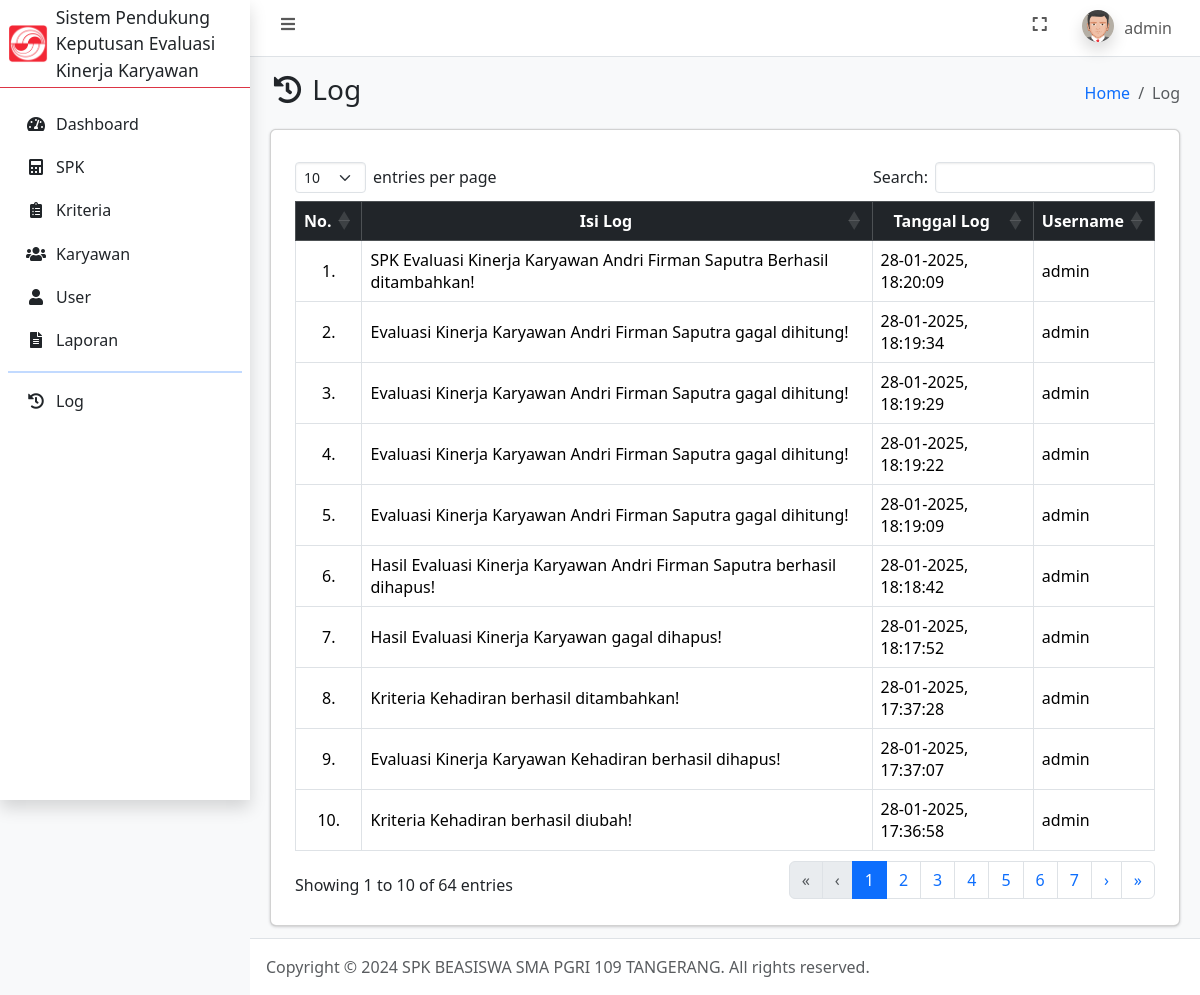
The app's page /log.php (signed in) with its own data.
### tables this page shows
CREATE TABLE `user` (
  `id_user` int(11) NOT NULL,
  `username` varchar(100) NOT NULL,
  `password` varchar(255) NOT NULL,
  `jabatan` enum('admin','petugas') NOT NULL,
  `nama` varchar(100) NOT NULL,
  `foto` text NOT NULL,
  `dibuat_pada` timestamp NOT NULL DEFAULT current_timestamp()
);

CREATE TABLE `log` (
  `id_log` int(11) NOT NULL,
  `isi_log` text NOT NULL,
  `tgl_log` timestamp NOT NULL DEFAULT current_timestamp(),
  `id_user` int(11) NOT NULL
);

### connection.php (called while the page is built, shortened)
<?php
	$host = 'localhost';
	$user = 'root';
	$pass = '';
	$database = 'spk_evaluasi_kinerja_karyawan';
	$conn = mysqli_connect($host, $user, $pass, $database);
    if (isset($_SESSION['id_user'])) {
    	$id_user = $_SESSION['id_user'];
		$dataUser = mysqli_fetch_assoc(mysqli_query($conn, "SELECT * FROM user WHERE id_user = $id_user"));
	}
?>

### log.php (the view, shortened to what this page needs)
<?php
    require_once 'connection.php';
    $log = mysqli_query($conn, "SELECT * FROM log LEFT JOIN user ON log.id_user = user.id_user ORDER BY tgl_log DESC");
?>
<!DOCTYPE html>
<html lang="en">
<head>
    <?php include_once 'include/head.php'; ?>
</head>
<body class="layout-fixed sidebar-expand-lg bg-body-tertiary">
    <div class="app-wrapper">
        <?php include_once 'include/navbar.php'; ?>
        <?php include_once 'include/sidebar.php'; ?>
        <main class="app-main">
            <div class="app-content-header">
                <div class="container-fluid">
                    <div class="row">
                        <div class="col-sm-6">
                            <h3 class="mb-0"><i class="nav-icon fas fa-fw fa-history"></i> Log</h3>
                        </div>
                        <div class="col-sm-6">
                            <ol class="breadcrumb float-sm-end">
                                <li class="breadcrumb-item"><a href="index.php">Home</a></li>
                                <li class="breadcrumb-item active" aria-current="page">
                                    Log
                                </li>
                            </ol>
                        </div>
                    </div>
                </div>
            </div>
            <div class="app-content">
                <div class="container-fluid">
                    <div class="card">
                        <div class="card-body">
                            <div class="table-responsive p-2">
                                <table class="table table-bordered" id="table_id">
                                    <thead class="table-dark">
                                        <tr>
                                            <th class="text-center align-middle">No.</th>
                                            <th class="text-center align-middle">Isi Log</th>
                                            <th class="text-center align-middle">Tanggal Log</th>
                                            <th class="text-center align-middle">Username</th>
                                        </tr>
                                    </thead>
                                    <tbody>
                                        <?php $i = 1; ?>
                                        <?php foreach ($log as $dl): ?>
                                            <tr>
                                                <td class="text-center align-middle"><?= $i++; ?>.</td>
                                                <td class="align-middle"><?= $dl['isi_log']; ?></td>
                                                <td class="align-middle"><?= date('d-m-Y, H:i:s', strtotime($dl['tgl_log']));; ?></td>
                                                <td class="align-middle"><?= ($dl['username']) ? $dl['username'] : 'User sudah terhapus'; ?></td>
                                            </tr>
                                        <?php endforeach ?>
                                    </tbody>
                                </table>
                            </div>
                        </div>
                    </div>
                </div>
            </div>
        </main>
        <?php include_once 'include/footer.php'; ?>
    </div>
</body>
</html>

### include/navbar.php (shortened to what this page needs)
<nav class="app-header navbar navbar-expand bg-body">
    <div class="container-fluid">
        <ul class="navbar-nav">
            <li class="nav-item"> <a class="nav-link" data-lte-toggle="sidebar" href="#" role="button"> <i class="fas fa-fw fa-bars"></i> </a> </li>
        </ul>
        <ul class="navbar-nav ms-auto">
            <li class="nav-item"> <a class="nav-link" href="#" data-lte-toggle="fullscreen"> <i data-lte-icon="maximize" class="fas fa-fw fa-expand"></i> </a> </li>
            <li class="nav-item dropdown user-menu">
                <a href="#" class="nav-link dropdown-toggle" data-bs-toggle="dropdown" aria-expanded="false">
                    <img src="assets/img/profiles/<?= $dataUser['foto']; ?>" class="user-image rounded-circle shadow" alt="User Image">
                    <span class="d-none d-md-inline"><?= $dataUser['username']; ?></span>
                </a>
            </li>
        </ul>
    </div>
</nav>

### records on screen
user: foto (placeholder picture), username "admin"
log: isi_log "SPK Evaluasi Kinerja Karyawan Andri Firman Saputra Berhasil ditambahkan!", tgl_log "28-01-2025, 18:20:09", id_user.username "admin"
log: isi_log "Evaluasi Kinerja Karyawan Andri Firman Saputra gagal dihitung!", tgl_log "28-01-2025, 18:19:34", id_user.username "admin"
log: isi_log "Evaluasi Kinerja Karyawan Andri Firman Saputra gagal dihitung!", tgl_log "28-01-2025, 18:19:29", id_user.username "admin"
log: isi_log "Evaluasi Kinerja Karyawan Andri Firman Saputra gagal dihitung!", tgl_log "28-01-2025, 18:19:22", id_user.username "admin"
log: isi_log "Evaluasi Kinerja Karyawan Andri Firman Saputra gagal dihitung!", tgl_log "28-01-2025, 18:19:09", id_user.username "admin"
log: isi_log "Hasil Evaluasi Kinerja Karyawan Andri Firman Saputra berhasil dihapus!", tgl_log "28-01-2025, 18:18:42", id_user.username "admin"
log: isi_log "Hasil Evaluasi Kinerja Karyawan gagal dihapus!", tgl_log "28-01-2025, 18:17:52", id_user.username "admin"
log: isi_log "Kriteria Kehadiran berhasil ditambahkan!", tgl_log "28-01-2025, 17:37:28", id_user.username "admin"
log: isi_log "Evaluasi Kinerja Karyawan Kehadiran berhasil dihapus!", tgl_log "28-01-2025, 17:37:07", id_user.username "admin"
log: isi_log "Kriteria Kehadiran berhasil diubah!", tgl_log "28-01-2025, 17:36:58", id_user.username "admin"
